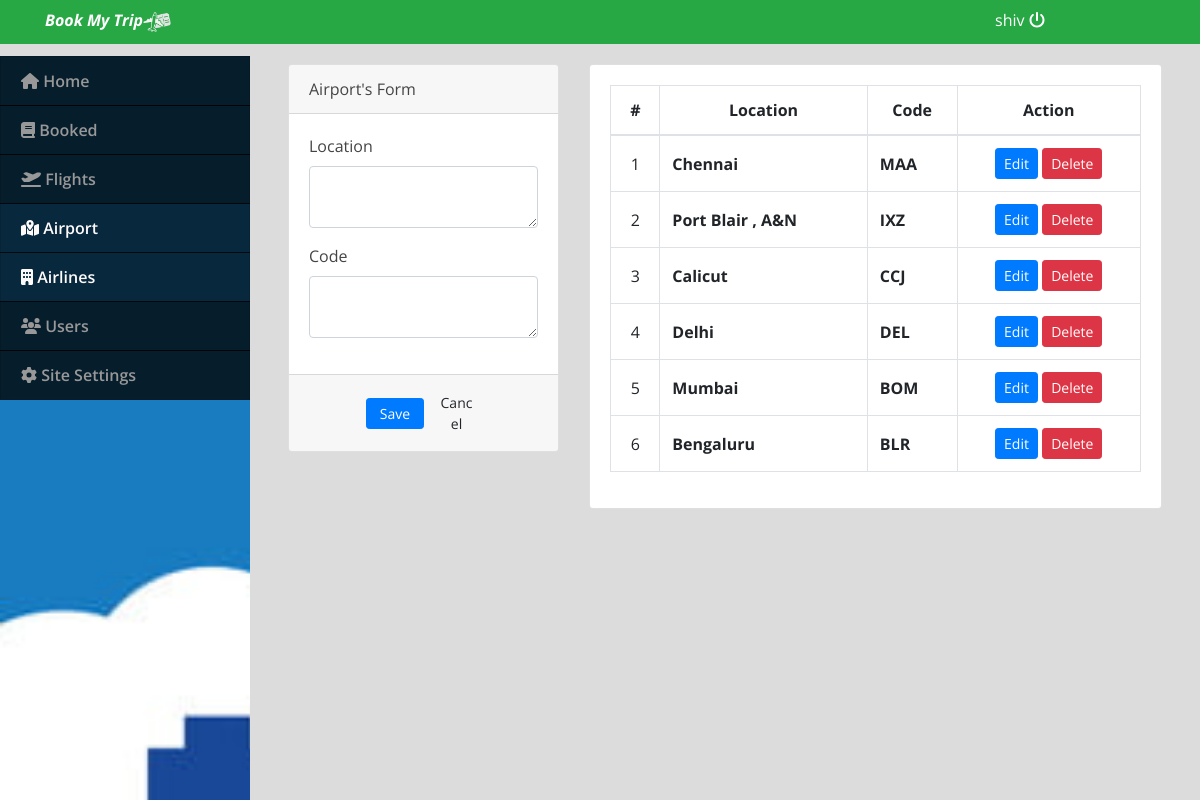
/admin/index.php?page=airport (signed in), run on the app's committed database.
### tables this page shows
CREATE TABLE `airport_list` (
  `id` int(30) NOT NULL,
  `airport` text NOT NULL,
  `location` text NOT NULL
);

### admin/airport.php (the view, shortened to what this page needs)
<?php include('db_connect.php');?>
<div class="container-fluid">
	<div class="col-lg-12">
		<div class="row">
			<div class="col-md-4">
			<form action="" id="manage-airports">
				<div class="card">
					<div class="card-header">
						   Airport's Form
				  	</div>
					<div class="card-body">
							<div class="form-group">
								<label class="control-label">Location</label>
								<textarea name="airport" id="" cols="30" rows="2" class="form-control"></textarea>
							</div>
							<div class="form-group">
								<label class="control-label">Code</label>
								<textarea name="location" id="" cols="30" rows="2" class="form-control"></textarea>
							</div>
					</div>
					<div class="card-footer">
						<div class="row">
							<div class="col-md-12">
								<button class="btn btn-sm btn-primary col-sm-3 offset-md-3"> Save</button>
								<button class="btn btn-sm btn-default col-sm-3" type="button" onclick="_reset()"> Cancel</button>
							</div>
						</div>
					</div>
				</div>
			</form>
			</div>
			<div class="col-md-8">
				<div class="card">
					<div class="card-body">
						<table class="table table-bordered table-hover">
							<thead>
								<tr>
									<th class="text-center">#</th>
									<th class="text-center">Location</th>
									<th class="text-center">Code</th>
									<th class="text-center">Action</th>
								</tr>
							</thead>
							<tbody>
								<?php
								$i = 1;
								$cats = $conn->query("SELECT * FROM airport_list order by id asc");
								while($row=$cats->fetch_assoc()):
								?>
								<tr>
									<td class="text-center"><?php echo $i++ ?></td>
									<td class="">
										 <b><?php echo $row['airport'] ?></b>
									</td>
									<td class="">
										 <b><?php echo $row['location'] ?></b>
									</td>
									<td class="text-center">
										<button class="btn btn-sm btn-primary edit_airline" type="button" data-id="<?php echo $row['id'] ?>" data-airport="<?php echo $row['airport'] ?>" data-location="<?php echo $row['location'] ?>" >Edit</button>
										<button class="btn btn-sm btn-danger delete_airline" type="button" data-id="<?php echo $row['id'] ?>">Delete</button>
									</td>
								</tr>
								<?php endwhile; ?>
							</tbody>
						</table>
					</div>
				</div>
			</div>
		</div>
	</div>
</div>

### admin/index.php (shortened to what this page needs)
<!DOCTYPE html>
<html lang="en">
<head>
<?php
 include('./header.php');
 ?>
</head>
<body>
	<?php include 'topbar.php' ?>
	<?php include 'navbar.php' ?>
  <main id="view-panel" >
      <?php $page = isset($_GET['page']) ? $_GET['page'] :'home'; ?>
  	<?php include $page.'.php' ?>
  </main>
</body>
</html>

### admin/header.php (shortened to what this page needs)
  <link rel="stylesheet" href="assets/font-awesome/css/all.min.css">
<link href="assets/vendor/bootstrap/css/bootstrap.min.css" rel="stylesheet">
<link href="assets/vendor/icofont/icofont.min.css" rel="stylesheet">
<link href="assets/vendor/boxicons/css/boxicons.min.css" rel="stylesheet">
<link href="assets/vendor/venobox/venobox.css" rel="stylesheet">
<link href="assets/vendor/animate.css/animate.min.css" rel="stylesheet">
<link href="assets/vendor/remixicon/remixicon.css" rel="stylesheet">
<link href="assets/vendor/owl.carousel/assets/owl.carousel.min.css" rel="stylesheet">
<link href="assets/vendor/bootstrap-datepicker/css/bootstrap-datepicker.min.css" rel="stylesheet">
<link href="assets/DataTables/datatables.min.css" rel="stylesheet">
<link href="assets/css/jquery.datetimepicker.min.css" rel="stylesheet">
<link href="assets/css/select2.min.css" rel="stylesheet">
<link href="assets/css/style.css" rel="stylesheet">
<link type="text/css" rel="stylesheet" href="assets/css/jquery-te-1.4.0.css">

### admin/topbar.php (shortened to what this page needs)
<nav class="navbar navbar-light fixed-top bg-success" style="padding:0;">
  <div class="container-fluid mt-2 mb-2">
  	<div class="col-lg-12">
      <div class="col-md-4 float-left text-white">
        <large><i><b>Book My Trip</b></i><img src="../img/airtic.png" style="width: 8%;"></large>
      </div>
	  	<div class="col-md-2 float-right text-white">
	  		<a href="ajax.php?action=logout" class="text-white"><?php echo $_SESSION['login_name'] ?> <i class="fa fa-power-off"></i></a>
	    </div>
    </div>
  </div>
</nav>

### admin/navbar.php (shortened to what this page needs)
<nav id="sidebar" class='mx-lt-5 bg-dark' >
		<div class="sidebar-list">
				<a href="index.php?page=home" class="nav-item nav-home"><span class='icon-field'><i class="fa fa-home"></i></span> Home</a>
				<a href="index.php?page=booked" class="nav-item nav-booked"><span class='icon-field'><i class="fa fa-book"></i></span> Booked</a>
				<a href="index.php?page=flights" class="nav-item nav-flights"><span class='icon-field'><i class="fa fa-plane-departure"></i></span> Flights</a>
				<a href="index.php?page=airport" class="nav-item nav-airport"><span class='icon-field'><i class="fa fa-map-marked-alt"></i></span> Airport</a>
				<a href="index.php?page=airlines" class="nav-item nav-airport"><span class='icon-field'><i class="fa fa-building"></i></span> Airlines</a>
				<?php if($_SESSION['login_type'] == 1): ?>
				<a href="index.php?page=users" class="nav-item nav-users"><span class='icon-field'><i class="fa fa-users"></i></span> Users</a>
				<a href="index.php?page=site_settings" class="nav-item nav-site_settings"><span class='icon-field'><i class="fa fa-cog"></i></span> Site Settings</a>
			<?php endif; ?>
		</div>
</nav>

### admin/assets/css/style.css (style rules this page uses)
body { font-family: "Open Sans", sans-serif; color: #444444; width: 100%; height: calc(100%); }
a { color: #1977cc; }
nav#sidebar { height: calc(100%); position: fixed; z-index: 99; left: 0; width: 250px; background: url(../../../assets/img/1615490820_banner.jpg); background-repeat: no-repeat; background-size: cover; }
a.nav-item { position: relative; display: block; padding: .75rem 1.25rem; margin-bottom: -1px; border: 1px solid rgba(0,0,0,.125); background-color: #000000c4; color: #989898; font-weight: 600; }
a.nav-item:hover, .nav-item.active { background-color: #000000ad; color: #fffafa; }
main#view-panel { margin-left: 250px; width:calc(100% - 250px); margin-top: 3.5rem; padding: .5em }

### admin/index.php (style rules this page uses)
body { background: #80808045; }

### admin/airport.php (style rules this page uses)
td { vertical-align: middle !important; }
img { max-width:100px; max-height: :150px; }

### data on the page
airport_list: airport "Chennai", location "MAA"
airport_list: airport "Port Blair , A&N", location "IXZ"
airport_list: airport "Calicut", location "CCJ"
airport_list: airport "Delhi", location "DEL"
airport_list: airport "Mumbai", location "BOM"
airport_list: airport "Bengaluru", location "BLR"

### other printed values
$_SESSION['login_name'] "shiv"
